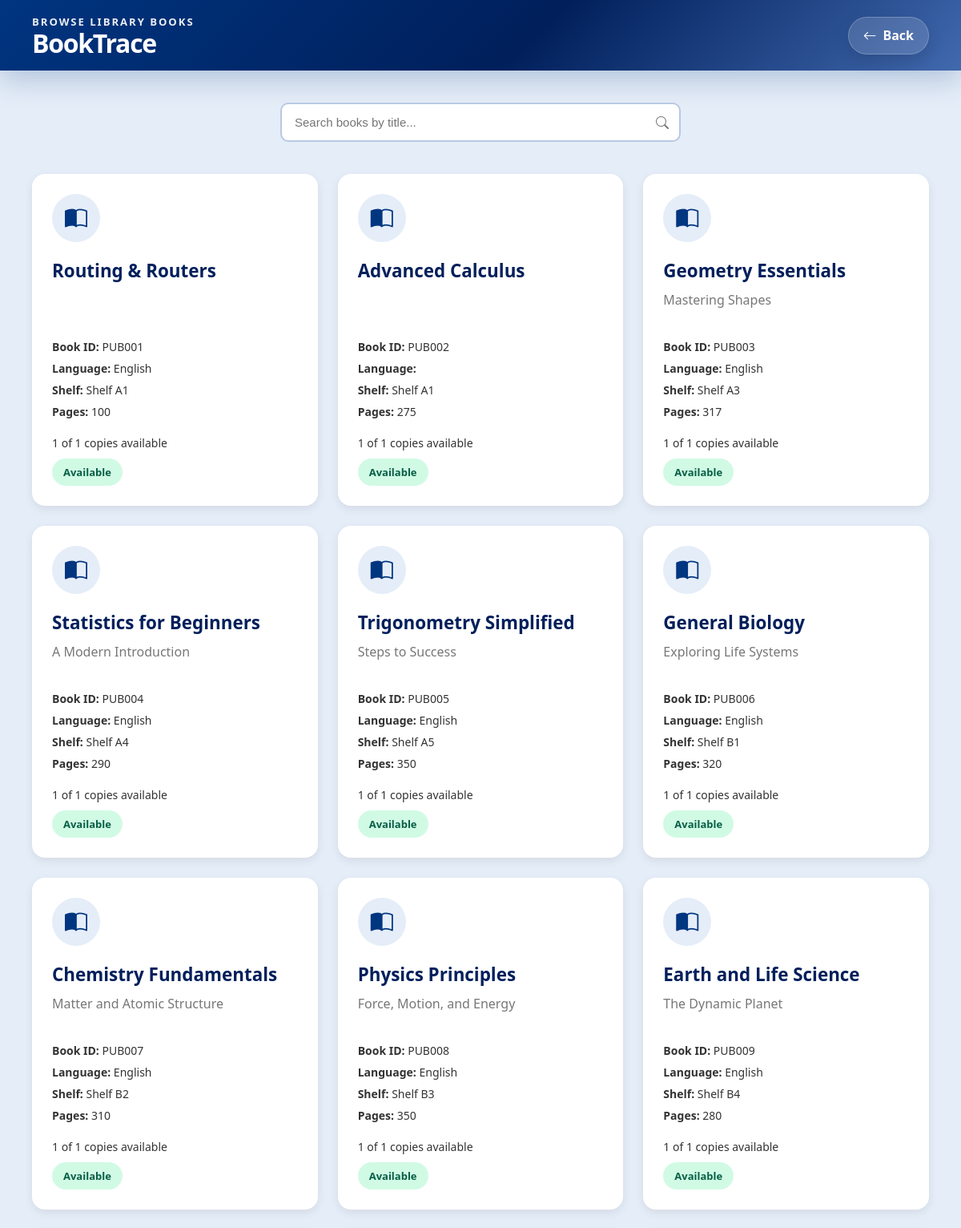
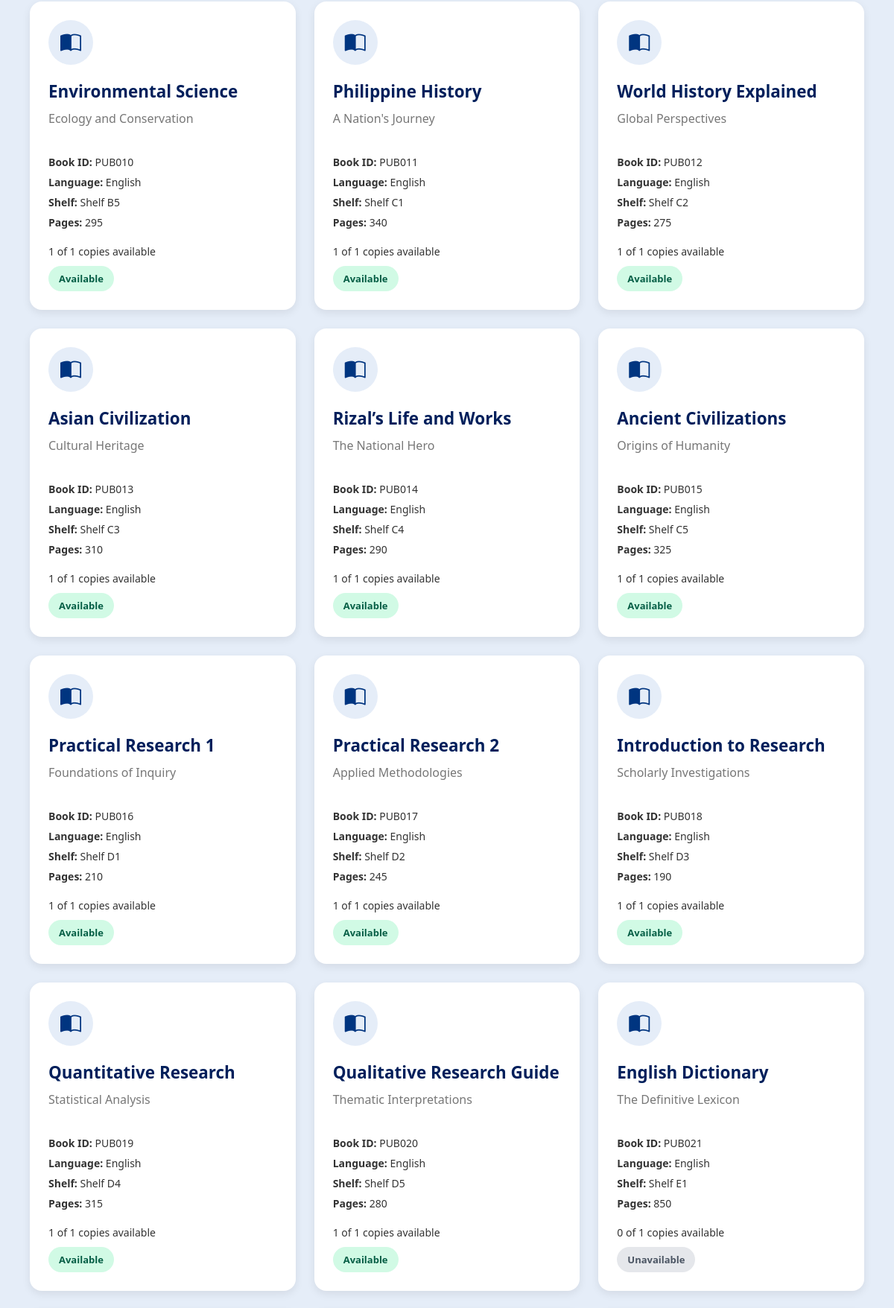
The app's page /php/browse.php (upper part) with its own data (2 pictures, top to bottom).
### tables this page shows
CREATE TABLE `publication` (
  `pub_id` varchar(20) NOT NULL CHECK (`pub_id` REGEXP '^PUB[0-9]+$'),
  `title` varchar(100) NOT NULL,
  `series` varchar(100) DEFAULT NULL,
  `edition` varchar(30) DEFAULT NULL,
  `date_published` date NOT NULL,
  `shelf_location` varchar(30) NOT NULL,
  `language_used` varchar(50) NOT NULL,
  `publisher_id` varchar(30) DEFAULT NULL,
  `subtitle` varchar(255) DEFAULT NULL,
  `pages` int(11) NOT NULL,
  `copyright_date` int(11) NOT NULL,
  `publisher` varchar(100) DEFAULT NULL,
  `place_of_publication` varchar(100) DEFAULT NULL
);

### php/browse.php (the view, shortened to what this page needs)
<?php
$host = "localhost";
$user = "root";
$password = "";
$database = "booktrace";
$conn = mysqli_connect($host, $user, $password, $database);
$sql = "SELECT
            publication.pub_id,
            publication.title,
            publication.subtitle,
            publication.language_used,
            publication.shelf_location,
            publication.pages,
            COALESCE(book_status_summary.total_copies, 0) AS total_copies,
            COALESCE(book_status_summary.available_copies, 0) AS available_copies,
            COALESCE(book_status_summary.book_status, 'Unavailable') AS book_status
        FROM publication
        LEFT JOIN (
            SELECT pc.pub_id,
                   COUNT(*) AS total_copies,
                   SUM(s.status_type = 'Available' AND s.`condition` = 'Good') AS available_copies,
                   CASE
                       WHEN SUM(s.status_type = 'Available' AND s.`condition` = 'Good') > 0 THEN 'Available'
                       WHEN SUM(s.status_type = 'Borrowed') > 0 THEN 'Borrowed'
                       ELSE 'Unavailable'
                   END AS book_status
            FROM `pub copies` pc
            LEFT JOIN status s ON s.status_id = pc.status_id
            GROUP BY pc.pub_id
        ) AS book_status_summary ON book_status_summary.pub_id = publication.pub_id
        ORDER BY publication.pub_id ASC";
$result = mysqli_query($conn, $sql);
?>
<!DOCTYPE html>
<html lang="en">
<head>
    <link rel="stylesheet" href="../css/browse.css">
    <link rel="stylesheet" href="https://cdn.jsdelivr.net/npm/bootstrap-icons@1.11.3/font/bootstrap-icons.min.css">
</head>
<body>
<header class="topbar">
    <div class="logo-section">
        <p class="eyebrow">Browse Library Books</p>
        <h1>BookTrace</h1>
    </div>
    <div class="header-actions">
        <a href="../index.php" class="back-btn">
            <i class="bi bi-arrow-left"></i>
            Back
        </a>
    </div>
</header>
<main class="container">
    <div class="search-box">
        <input type="text" id="searchInput" placeholder="Search books by title...">
        <i class="bi bi-search"></i>
    </div>
    <div class="book-grid" id="bookGrid">
        <?php
        if (mysqli_num_rows($result) > 0) {
            while ($row = mysqli_fetch_assoc($result)) {
        ?>
        <div class="book-card">
            <div class="book-icon">
                <i class="bi bi-book-half"></i>
            </div>
            <h2>
                <?php echo htmlspecialchars($row['title']); ?>
            </h2>
            <p class="subtitle">
                <?php echo htmlspecialchars($row['subtitle']); ?>
            </p>
            <div class="book-info">
                <span>
                    <strong>Book ID:</strong>
                    <?php echo htmlspecialchars($row['pub_id']); ?>
                </span>
                <span>
                    <strong>Language:</strong>
                    <?php echo htmlspecialchars($row['language_used']); ?>
                </span>
                <span>
                    <strong>Shelf:</strong>
                    <?php echo htmlspecialchars($row['shelf_location']); ?>
                </span>
                <span>
                    <strong>Pages:</strong>
                    <?php echo htmlspecialchars($row['pages']); ?>
                </span>
            </div>
            <div class="copies-line">
                <?php echo (int) $row['total_copies'] > 0
                    ? (int) $row['available_copies'] . ' of ' . (int) $row['total_copies'] . ' copies available'
                    : 'No copies'; ?>
            </div>
            <span class="status <?php echo htmlspecialchars(strtolower($row['book_status'])); ?>">
                <?php echo htmlspecialchars($row['book_status']); ?>
            </span>
        </div>
        <?php
            }
        } else {
            echo "<p>No books found.</p>";
        }
        ?>
    </div>
</main>
</body>
</html>

### css/browse.css (style rules this page uses)
* { margin: 0; padding: 0; box-sizing: border-box; }
body { font-family: 'Segoe UI', Tahoma, Geneva, Verdana, sans-serif; background-color: #E5EDF8; color: #333; }
.topbar { background: linear-gradient(135deg, #003580, #001F5B 55%, #4169AE); color: white; padding: 18px 40px; box-shadow: 0 12px 35px rgba(0, 53, 128, 0.22); display: flex; justify-content: space-between; align-items: center; gap: 20px; flex-wrap: wrap; }
.logo-section { display: flex; flex-direction: column; gap: 2px; }
.logo-section h1 { font-size: 2rem; line-height: 1; letter-spacing: -0.04em; }
.eyebrow { font-size: 0.82rem; text-transform: uppercase; letter-spacing: 0.15em; opacity: 0.92; font-weight: 700; }
.header-actions { display: flex; align-items: center; }
.back-btn { display: inline-flex; align-items: center; gap: 8px; text-decoration: none; color: #fff; font-weight: 700; padding: 11px 18px; border-radius: 999px; background: rgba(255, 255, 255, 0.14); border: 1px solid rgba(255, 255, 255, 0.22); box-shadow: 0 8px 20px rgba(0, 0, 0, 0.12); transition: background 0.2s ease, transform 0.2s ease, box-shadow 0.2s ease; }
.back-btn .bi { font-size: 1.05rem; }
.container { padding: 40px; }
.search-box { max-width: 500px; margin: 0 auto 40px; position: relative; }
.search-box input { width: 100%; padding: 14px 45px 14px 16px; border: 2px solid #b8c9e3; border-radius: 10px; font-size: 15px; outline: none; transition: 0.2s ease; }
.search-box i { position: absolute; right: 15px; top: 50%; transform: translateY(-50%); color: #777; }
.book-grid { display: grid; grid-template-columns: repeat(auto-fit, minmax(280px, 1fr)); gap: 25px; }
.book-card { background: white; border-radius: 16px; padding: 25px; box-shadow: 0 4px 12px rgba(0,0,0,0.08); transition: transform 0.2s ease, box-shadow 0.2s ease; }
.book-icon { width: 60px; height: 60px; background-color: #E5EDF8; border-radius: 50%; display: flex; align-items: center; justify-content: center; margin-bottom: 20px; }
.book-icon i { font-size: 28px; color: #003580; }
.book-card h2 { color: #001F5B; margin-bottom: 10px; font-size: 1.4rem; }
.subtitle { color: #777; margin-bottom: 20px; min-height: 40px; }
.book-info { display: flex; flex-direction: column; gap: 8px; margin-bottom: 20px; font-size: 14px; }
.status { display: inline-block; padding: 8px 14px; border-radius: 30px; font-size: 13px; font-weight: bold; }
.status.available { background-color: #d1fae5; color: #065f46; }
.status.unavailable { background-color: #e5e7eb; color: #4b5563; }
.copies-line { font-size: 14px; margin-bottom: 10px; }

### records on screen
publication: title "Routing & Routers", pub_id "PUB001", language_used "English", shelf_location "Shelf A1", pages "100", available_copies "1", total_copies "1", book_status "Available"
publication: title "Advanced Calculus", pub_id "PUB002", shelf_location "Shelf A1", pages "275", available_copies "1", total_copies "1", book_status "Available"
publication: title "Geometry Essentials", subtitle "Mastering Shapes", pub_id "PUB003", language_used "English", shelf_location "Shelf A3", pages "317", available_copies "1", total_copies "1", book_status "Available"
publication: title "Statistics for Beginners", subtitle "A Modern Introduction", pub_id "PUB004", language_used "English", shelf_location "Shelf A4", pages "290", available_copies "1", total_copies "1", book_status "Available"
publication: title "Trigonometry Simplified", subtitle "Steps to Success", pub_id "PUB005", language_used "English", shelf_location "Shelf A5", pages "350", available_copies "1", total_copies "1", book_status "Available"
publication: title "General Biology", subtitle "Exploring Life Systems", pub_id "PUB006", language_used "English", shelf_location "Shelf B1", pages "320", available_copies "1", total_copies "1", book_status "Available"
publication: title "Chemistry Fundamentals", subtitle "Matter and Atomic Structure", pub_id "PUB007", language_used "English", shelf_location "Shelf B2", pages "310", available_copies "1", total_copies "1", book_status "Available"
publication: title "Physics Principles", subtitle "Force, Motion, and Energy", pub_id "PUB008", language_used "English", shelf_location "Shelf B3", pages "350", available_copies "1", total_copies "1", book_status "Available"
publication: title "Earth and Life Science", subtitle "The Dynamic Planet", pub_id "PUB009", language_used "English", shelf_location "Shelf B4", pages "280", available_copies "1", total_copies "1", book_status "Available"
publication: title "Environmental Science", subtitle "Ecology and Conservation", pub_id "PUB010", language_used "English", shelf_location "Shelf B5", pages "295", available_copies "1", total_copies "1", book_status "Available"
publication: title "Philippine History", subtitle "A Nation's Journey", pub_id "PUB011", language_used "English", shelf_location "Shelf C1", pages "340", available_copies "1", total_copies "1", book_status "Available"
publication: title "World History Explained", subtitle "Global Perspectives", pub_id "PUB012", language_used "English", shelf_location "Shelf C2", pages "275", available_copies "1", total_copies "1", book_status "Available"
publication: title "Asian Civilization", subtitle "Cultural Heritage", pub_id "PUB013", language_used "English", shelf_location "Shelf C3", pages "310", available_copies "1", total_copies "1", book_status "Available"
publication: title "Rizal’s Life and Works", subtitle "The National Hero", pub_id "PUB014", language_used "English", shelf_location "Shelf C4", pages "290", available_copies "1", total_copies "1", book_status "Available"
publication: title "Ancient Civilizations", subtitle "Origins of Humanity", pub_id "PUB015", language_used "English", shelf_location "Shelf C5", pages "325", available_copies "1", total_copies "1", book_status "Available"
publication: title "Practical Research 1", subtitle "Foundations of Inquiry", pub_id "PUB016", language_used "English", shelf_location "Shelf D1", pages "210", available_copies "1", total_copies "1", book_status "Available"
publication: title "Practical Research 2", subtitle "Applied Methodologies", pub_id "PUB017", language_used "English", shelf_location "Shelf D2", pages "245", available_copies "1", total_copies "1", book_status "Available"
publication: title "Introduction to Research", subtitle "Scholarly Investigations", pub_id "PUB018", language_used "English", shelf_location "Shelf D3", pages "190", available_copies "1", total_copies "1", book_status "Available"
publication: title "Quantitative Research", subtitle "Statistical Analysis", pub_id "PUB019", language_used "English", shelf_location "Shelf D4", pages "315", available_copies "1", total_copies "1", book_status "Available"
publication: title "Qualitative Research Guide", subtitle "Thematic Interpretations", pub_id "PUB020", language_used "English", shelf_location "Shelf D5", pages "280", available_copies "1", total_copies "1", book_status "Available"
publication: title "English Dictionary", subtitle "The Definitive Lexicon", pub_id "PUB021", language_used "English", shelf_location "Shelf E1", pages "850", available_copies "0", total_copies "1", book_status "Unavailable"
